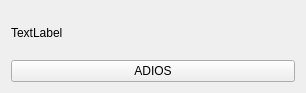
<?xml version="1.0" encoding="UTF-8"?>
<ui version="4.0">
 <class>Form</class>
 <widget class="QWidget" name="Form">
  <property name="geometry">
   <rect>
    <x>0</x>
    <y>0</y>
    <width>306</width>
    <height>93</height>
   </rect>
  </property>
  <property name="windowTitle">
   <string>subventana</string>
  </property>
  <property name="windowIcon">
   <iconset resource="../resources.qrc">
    <normaloff>:/iconos/ovni-volando.png</normaloff>:/iconos/ovni-volando.png</iconset>
  </property>
  <layout class="QVBoxLayout" name="verticalLayout">
   <item>
    <widget class="QLabel" name="label">
     <property name="text">
      <string>TextLabel</string>
     </property>
    </widget>
   </item>
   <item>
    <widget class="QPushButton" name="pushButton">
     <property name="text">
      <string>ADIOS</string>
     </property>
     <property name="icon">
      <iconset resource="../resources.qrc">
       <normaloff>:/iconos/ovni-volando.png</normaloff>:/iconos/ovni-volando.png</iconset>
     </property>
    </widget>
   </item>
  </layout>
 </widget>
 <resources>
  <include location="../resources.qrc"/>
 </resources>
 <connections/>
</ui>
